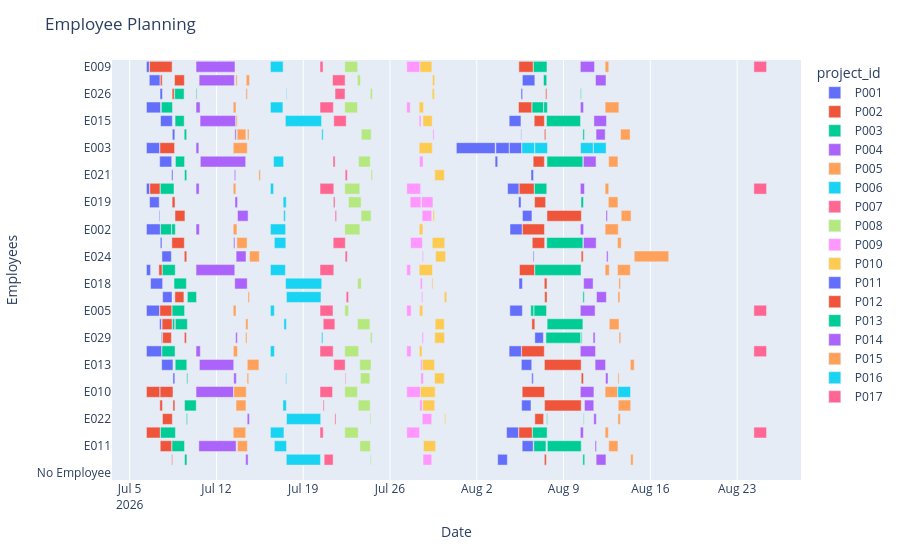

Notebook code for this chart:
### Code cell
import plotly.express as px

planning_df["Start"] = pd.to_datetime(planning_df["start"])
planning_df["Finish"] = pd.to_datetime(planning_df["end"])

fig = px.timeline(

    planning_df,

    x_start="Start",
    x_end="Finish",

    y="employee_id",

    color="project_id",

    hover_data=[
        "feature",
        "department",
        "team",
        "worked_hours"
    ]

)

fig.update_yaxes(autorange="reversed")

fig.update_layout(

    title="Employee Planning",

    xaxis_title="Date",

    yaxis_title="Employees"

)

fig.show()
